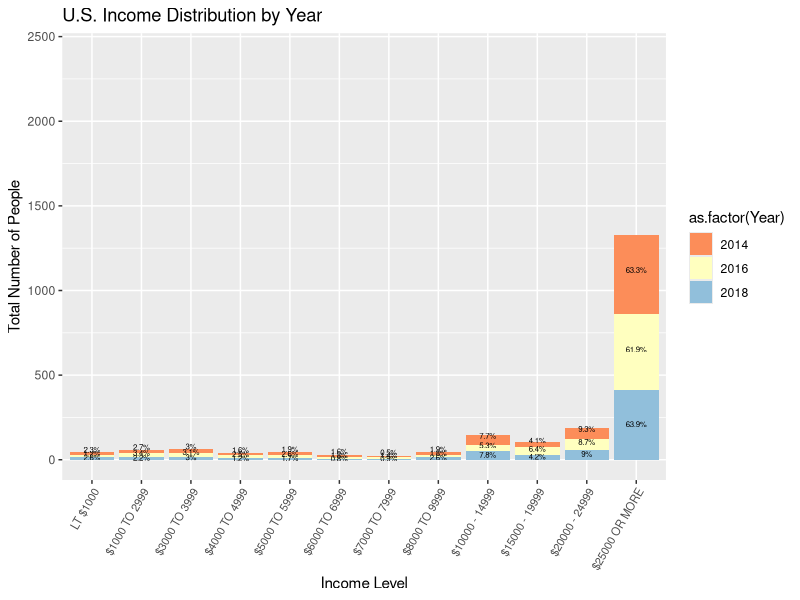
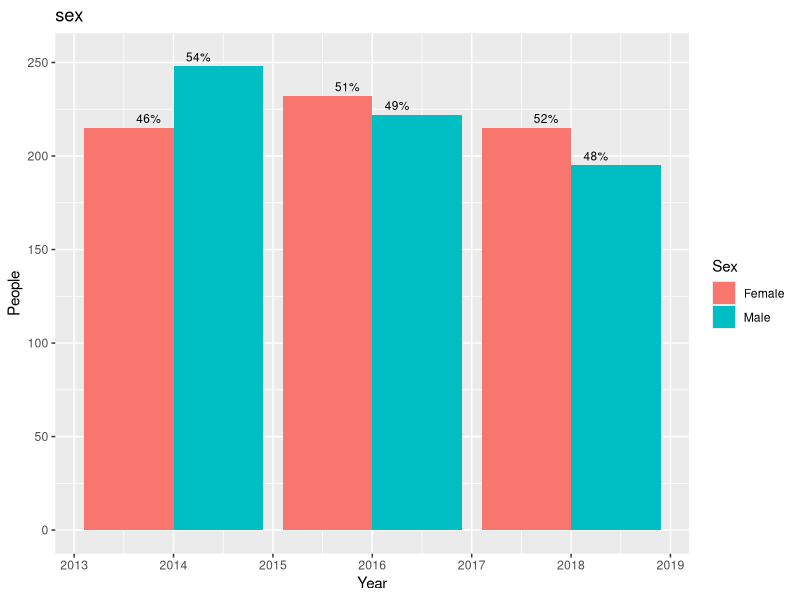
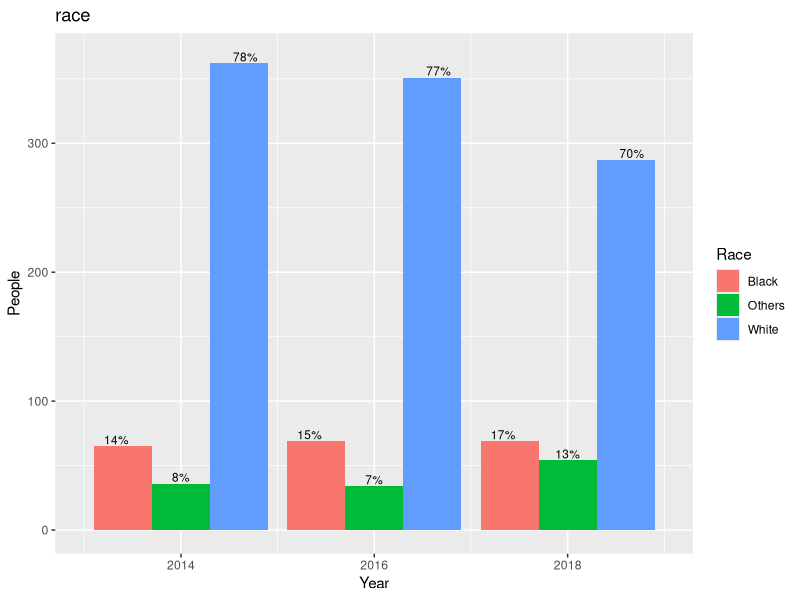
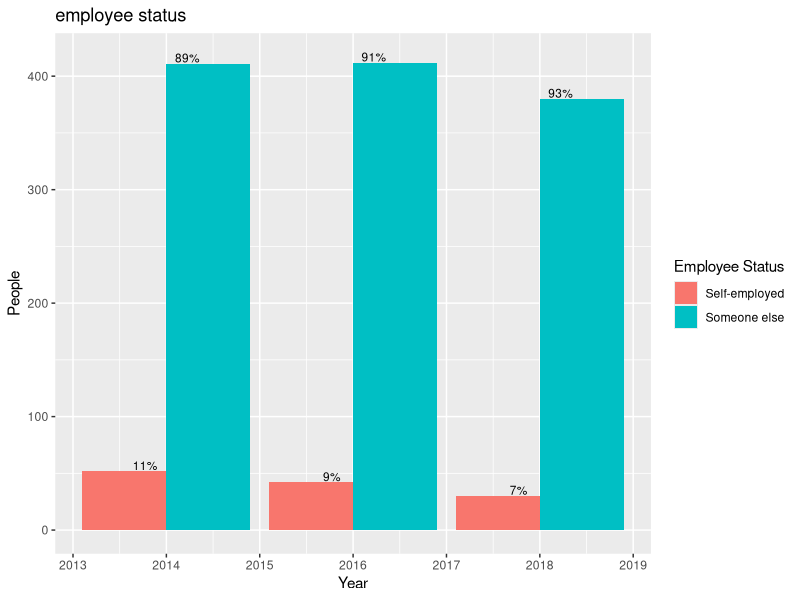
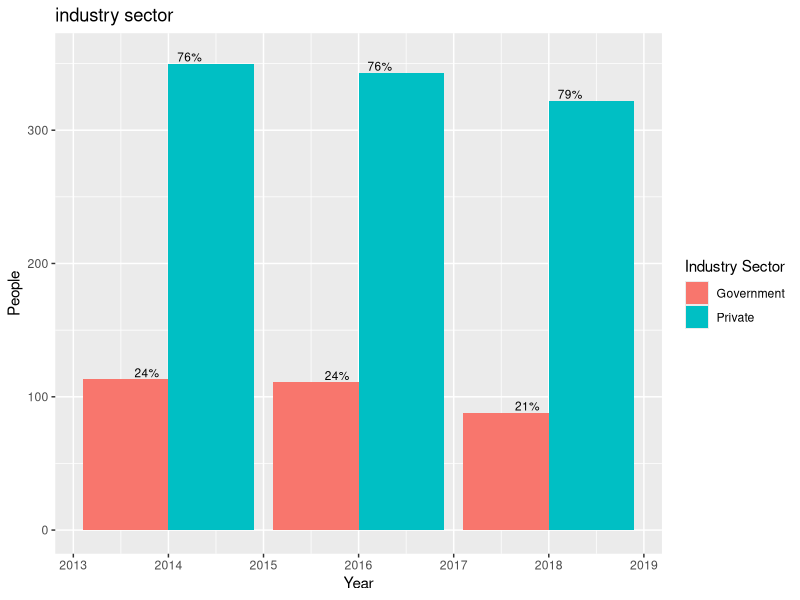
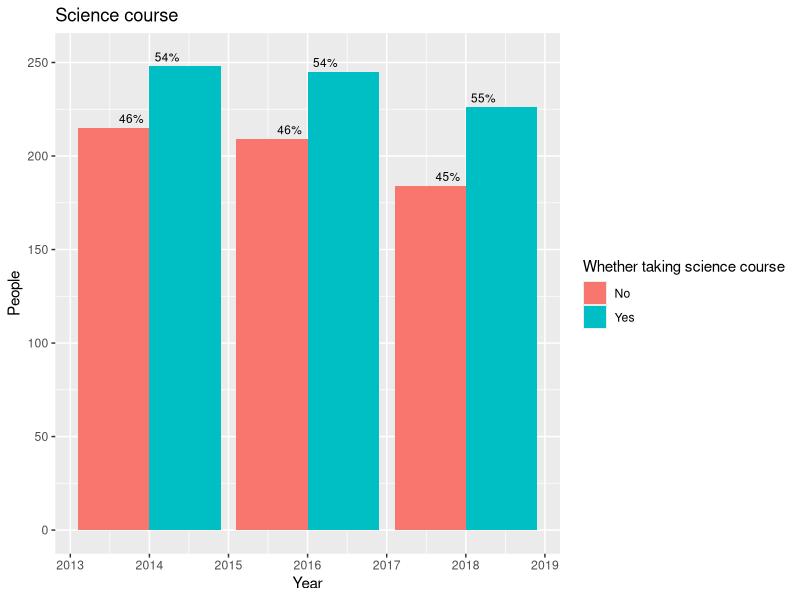

The R script that drew these images, in order:
## ---- chunk 1
knitr::opts_chunk$set(echo = FALSE)
knitr::opts_chunk$set(warning = FALSE)
knitr::opts_chunk$set(message = FALSE)
knitr::opts_chunk$set(fig.width=6.5, fig.height=2.8) 

# loading in relevant libraries
library(RColorBrewer)
library(tidyverse)
library(dplyr, warn.conflicts = FALSE)
library(tidyr)
library(readxl)
library(data.table)
library(lubridate)
library(haven)
library(readxl)
library(ggplot2)

### Input data ###
income_data_percentage<-read.csv(here::here("outputs/data/income_3years.csv"))
sex_data<-read.csv(here::here("outputs/data/sex_data.csv"))
race_data<-read.csv(here::here("outputs/data/race_data.csv"))
employee_status_data<-read.csv(here::here("outputs/data/employee_status_data.csv"))
industry_sector_data<-read.csv(here::here("outputs/data/industry_sector_data.csv"))
science_course_data<-read.csv(here::here("outputs/data/science_course_data.csv"))

## ---- chunk 2
#| message: false
#| warning: false
#| echo: false
#| label: fig-1
#| fig-cap: "U.S. Income Distribution from 2014 to 2018"

# Make sure the order of the income level is the order we wanted
income_label <- c("LT $1000", "$1000 TO 2999", "$3000 TO 3999", "$4000 TO 4999", "$5000 TO 5999", "$6000 TO 6999", "$7000 TO 7999", "$8000 TO 9999", "$10000 - 14999", "$15000 - 19999", "$20000 - 24999", "$25000 OR MORE")

income_data_percentage$Income <- factor(income_data_percentage$Income, levels = income_label)

# Define color palette with 3 colors
fill_colors <- brewer.pal(n = 3, name = "RdYlBu")

# Generate graph
ggplot(income_data_percentage, aes(x = Income, y = Number, fill = as.factor(Year))) +
  geom_bar(stat = "identity", position = "stack") +
  scale_fill_manual(values = fill_colors) +
  labs(x = "Income Level", y = "Total Number of People", title = "U.S. Income Distribution by Year") +
  geom_text(aes(label = paste0(round(Percentage, 1), "%"), y = Number + 10), position = position_stack(vjust = 0.5), size = 2) +
  theme(axis.text.x = element_text(angle = 60, hjust = 1, size = 8)) +
  ylim(0, 2400)

## ---- chunk 3
#| message: false
#| warning: false
#| echo: false
#| label: fig-2
#| fig-cap: "U.S. Income Distribution by Sex"

# calculate the percentage of each sex group for each year
sex_data <- sex_data %>% 
  group_by(year) %>% 
  mutate(percentage = 100 * people / sum(people))

# generate graph
ggplot(sex_data, aes(x = year, y = people, 
                                 fill = sex)) +
  geom_bar(stat = "identity", position = "dodge") +
  geom_text(aes(label = paste0(round(percentage), "%"), y = people + 5), position = position_dodge(width = 1), size = 3) +
  labs(x = "Year", y = "People", fill = "Sex",title = "sex")


## ---- chunk 4
#| message: false
#| warning: false
#| echo: false
#| label: fig-3
#| fig-cap: "U.S. Income Distribution by Race"

# calculate the percentage of each race group for each year
race_data <- race_data %>% 
  group_by(year) %>% 
  mutate(percentage = 100 * people / sum(people))

# generate graph
ggplot(race_data, aes(x = year, y = people, 
                                 fill = race)) +
  geom_bar(stat = "identity", position = "dodge") +
  geom_text(aes(label = paste0(round(percentage), "%"), y = people + 5), position = position_dodge(width = 2), size = 3) +
  labs(x = "Year", y = "People", fill = "Race",title = "race")

## ---- chunk 5
#| message: false
#| warning: false
#| echo: false
#| label: fig-4
#| fig-cap: "U.S. Income Distribution by Employee Status"

# calculate the percentage of each employee status group for each year
employee_status_data <- employee_status_data %>% 
  group_by(year) %>% 
  mutate(percentage = 100 * people / sum(people))

# generate graph
ggplot(employee_status_data, aes(x = year, y = people, 
                                 fill = employee_status)) +
  geom_bar(stat = "identity", position = "dodge") +
  geom_text(aes(label = paste0(round(percentage), "%"), y = people + 5), position = position_dodge(width = 0.9), size = 3) +
  labs(x = "Year", y = "People", fill = "Employee Status",title = "employee status")

## ---- chunk 6
#| message: false
#| warning: false
#| echo: false
#| label: fig-5
#| fig-cap: "U.S. Income Distribution by Industry Sector"

# calculate the percentage of each industry sector group for each year
industry_sector_data <- industry_sector_data %>% 
  group_by(year) %>% 
  mutate(percentage = 100 * people / sum(people))

# generate graph
ggplot(industry_sector_data, aes(x = year, y = people, 
                                 fill = industry_sector)) +
  geom_bar(stat = "identity", position = "dodge") +
  geom_text(aes(label = paste0(round(percentage), "%"), y = people + 5), position = position_dodge(width = 0.9), size = 3) +
  labs(x = "Year", y = "People", fill = "Industry Sector",title = "industry sector")


## ---- chunk 7
#| message: false
#| warning: false
#| echo: false
#| label: fig-6
#| fig-cap: "U.S. Income Distribution by College Level Science Courses"

# calculate the percentage of taking college level science courses for each year
science_course_data <- science_course_data %>% 
  group_by(year) %>% 
  mutate(percentage = 100 * people / sum(people))

# generate graph
ggplot(science_course_data, aes(x = year, y = people, 
                                 fill = science_course)) +
  geom_bar(stat = "identity", position = "dodge") +
  geom_text(aes(label = paste0(round(percentage), "%"), y = people + 5), position = position_dodge(width = 0.9), size = 3) +
  labs(x = "Year", y = "People", fill = "Whether taking science course",title = "Science course")

